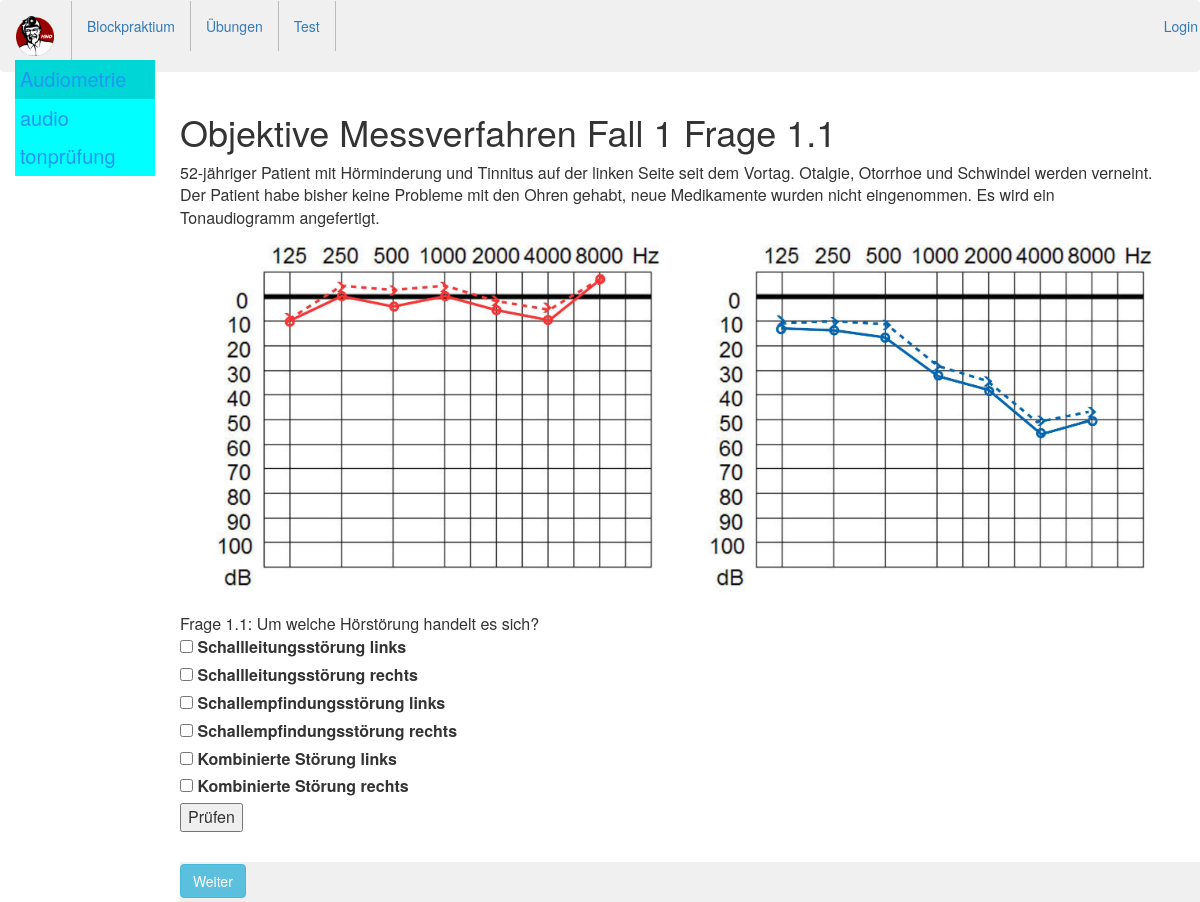
/ubung/, run on the app's committed database.
### ubung/models.py (models this page shows, shortened)
class UbungKapitel(models.Model):
    kapitelname = models.CharField(max_length=30)
    def __str__(self):
        return self.kapitelname

class Question(models.Model):
    uberschrift = models.CharField(max_length=40)
    text = models.TextField()
    frage = models.CharField(max_length = 300, null = True, blank = True)
    kapitel = models.ForeignKey(UbungKapitel)
    my_order = models.PositiveIntegerField(default=0, blank=False, null=False)
    image = models.ImageField(blank = True, null = True, upload_to="ubung/")
    coordinates = models.TextField(blank = True)
    class Meta(object):
        ordering = ['my_order']

class Answer(models.Model):
    question = models.ForeignKey(Question)
    answer = models.TextField()
    richtig = models.BooleanField(default = True)

### ubung/views.py (the view, shortened to what this page needs)
# urls.py: url(r'^ubung/', ubungTest),
def ubungTest(request):
    t = get_template("ubung.html")
    if request.path == "/ubung/":
        q = Question.objects.get(my_order=1)
    else:
        q = Question.objects.get(uberschrift=request.path.split("/")[2])
    active = str(q.kapitel)
    kapitelliste = []
    linkliste = []
    for ubung in Question.objects.all():
        if str(ubung.kapitel) not in kapitelliste:
            kapitelliste.append(str(ubung.kapitel))
            linkliste.append("/ubung/"+str(ubung.uberschrift))
    c = {"question": q,
         "kapitelliste": zip(kapitelliste, linkliste),
         "active": active,
         }
    try:
        naechst = Question.objects.get(my_order=q.my_order+1).uberschrift
        c["naechst"] = "/ubung/"+naechst
    except:
        pass
    try:
        zuruck = Question.objects.get(my_order=q.my_order-1).uberschrift
        c["zuruck"] = "/ubung/"+zuruck
    except:
        pass
    gleich = q.uberschrift
    c["gleich"] = gleich
    if len(q.answer_set.all()) != 0:
        answers = {}
        answernumm = []
        i = 0
        for answer in q.answer_set.all():
            i = i+1
            answers[str(answer.answer)] = answer.richtig
            answernumm.append(i)
        answerlist = answers.keys()
        if len(q.answer_set.filter(richtig=True)) < 2:
            c["singlechoice"] = "singlechoice"
        c["answerlist"] = answerlist
    if request.user.is_authenticated():
        c["logged_in"] = True
    print(request.GET.getlist("choice"))
    try:
        givennum = []
        givenanswer = request.GET.getlist("choice")
        print(givenanswer)
        if givenanswer != []:
            richtigListe = []
            print(list(answers.values()))
            for i in range(len(list(answers.values()))):
                if list(answers.values())[i] == True and "choice"+str(i+1) in givenanswer:
                    richtigListe.append(True)
                elif list(answers.values())[i] == False and "choice"+str(i+1) not in givenanswer:
                    richtigListe.append(True)
                else:
                    richtigListe.append(False)
            print(richtigListe)
            c["richtig"] = not False in richtigListe
            c["falsch"] = False in richtigListe
        else:
            print("emppy")
            pass
    except:
        print("not woriking")
        pass
    html = t.render(c)
    return HttpResponse(html)

### templates/ubung.html (shortened to what this page needs)
{% extends "base.html" %}
{% block content %}
<form action="/ubung/{{ gleich}}" method="GET">
   <h1>  {{ question.uberschrift }} </h1>
   <div  class = "mainartikel">
     {{question.text}}
  </div>
   {%if question.image%}
      <img src = "{{ question.image.url }}" width = 100% >
   {%endif%}
   {% if question.frage %}
   {{question.frage}}
   {%endif%}
   <div style="padding = 30px 30px 30px 30px">
   {%if singlechoice%}
    {%for answer in answerlist%}
       <div class="form-check">
       <input class="form-check-input" type="radio" name="choice" value = "choice{{ forloop.counter }}" id="choice{{ forloop.counter }}">
       <label class="form-check-label" for="defaultCheck1">
       {{answer}}
       </label>
       </div>
     {%endfor%}
   {%else%}
      {%for answer in answerlist%}
        <div class="form-check">
        <input class="form-check-input" name="choice" type="checkbox" value = "choice{{ forloop.counter }}"  id= "choice{{forloop.counter }}">
        <label class="form-check-label" for="defaultCheck1">
        {{answer}}
        </label>
        </div>
      {%endfor%}
    {%endif%}
    </div>
    {% if bildTestPath %}
          {% load static %}
    {%endif%}
    {%if answerlist %}
    <input type = "submit" value = "Prüfen" >
    {%endif%}
</form>
{% endblock %}

### templates/base.html (shortened to what this page needs)
<!DOCTYPE HTML PUBLIC "-//W3C//DTD HTML 4.01//EN">
<html lang="en">
<head>
    <link rel="stylesheet" href="https://maxcdn.bootstrapcdn.com/bootstrap/3.3.7/css/bootstrap.min.css">
</head>
<body>
  <nav class="navbar" style = "background-color: rgba(230,230,230,0.6)">
  <ul class = "nav navbar-nav">
    {% load static %}
    <li><a href = "/"> <img src="{% static "ubung/hno_Logo.png" %}" alt="My image" style="width:40px;height:40px;"></a></li>
    <li><a href="/lernen/">Blockpraktium</a></li>
    <li><a href="/ubung/">Übungen</a></li>
    <li><a href="#">Test</a></li>
  </ul>
  <ul class ="nav navbar-nav navbar-right">
    {% if logged_in %}
    <li><a href="/newarticle">Neuer Artikel</a></li>
    <li><a href="/logout">Logout</a></li>
    {% else %}
    <li><a href="/login">Login</a></li>
    {% endif %}
  </ul>
</nav>
  <div class="container-fluid">
  <div class = "vert">
    {% for kapitel, link in kapitelliste %}
        {% if kapitel == active %}
            <a class = "active" href="{{link}}">{{kapitel}}</a>
        {%else%}
            <a href="{{link}}">{{kapitel}}</a>
        {%endif%}
    {%endfor%}
  </div>
  </div>
  <div class="container">
  <div class ="main">
    {% block content %}{% endblock %}
    <footer class="bg-white fixed-bottom">
    {% if naechst %}
    <a id = "nextLink" href="{{ naechst }}" class = "btn btn-info" style ="margin-top:2px;"> Weiter </a>
    {% endif %}
  </footer>
  </div>
  </div>
</body>
</html>

### templates/base.html (style rules this page uses)
.active { color:#064579; background: #00D6D6; }
.vert { width: 140px; position:fixed; z-index: 1; top: 60px; left: 10 px; background: #00ffff; overflow-x: hidden; font-size: 20px; }
.vert a { padding: 5px 5px 5px 5px; text-decoration: none; color: #2196F3; display:block; }
li { border-right: 1px solid #bbb; float: left; }
.main { margin-left: 150px; font-size: 16px; padding-bottom:70px; }
.navbar { background-color: rgba(230,230,230,0.6); }
footer { position: fixed; height: 40px; bottom: 0; width: 100%; background-color: rgba(230,230,230,0.6); }

### data on the page
UbungKapitel: kapitelliste "Audiometrie"
UbungKapitel: kapitelliste "audio"
UbungKapitel: kapitelliste "tonprüfung"
Question: uberschrift "Objektive Messverfahren Fall 1 Frage 1.1", text "52-jähriger Patient mit Hörminderung und Tinnitus auf der linken Seite seit dem Vortag. Otalgie, Otorrhoe und Schwindel werden verneint. Der Patient habe bisher keine Probleme mit den Ohren gehabt, neue Medikamente wurden nicht eingenommen. Es wird ein Tonaudiogramm angefertigt.", image (picture), frage "Frage 1.1: Um welche Hörstörung handelt es sich?"
Answer: answerlist "Schallleitungsstörung links"
Answer: answerlist "Schallleitungsstörung rechts"
Answer: answerlist "Schallempfindungsstörung links"
Answer: answerlist "Schallempfindungsstörung rechts"
Answer: answerlist "Kombinierte Störung links"
Answer: answerlist "Kombinierte Störung rechts"
